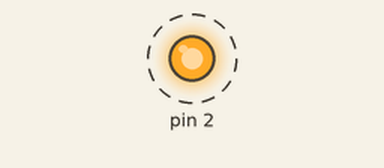
Bench run of a sketch on a simulated Arduino Uno, built with avr-gcc and run on an emulated ATmega328P. Parts: output pins drawn as LEDs (lit = HIGH). Dashed ring = blinking. What the sketch prints to the serial monitor is not drawn.

Above: at 0.5 s.
Timing chart, 0 to 4.6 s (numbered marks = the images above):
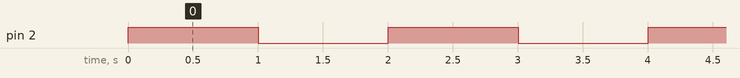

Measured:
- by itself, pin 2: alternates HIGH for 1.0 s and LOW for 1.0 s

The sketch:

03-blinky.ino
```cpp
// Dit is de Blinky applicatie
// Dit is als het ware de "Hello World"
// van microcontroller applicaties.
// We laten hierbij een lichtje (LED) aan en uit
// gaan met een vertraging tussen beide standen.

/////////////////////////////////////////////////////////
// Hier komen onze "globale" variabelen.
// Deze kunnen we overal in onze applicatie gebruiken.
/////////////////////////////////////////////////////////


/////////////////////////////////////////////////////////
// Initialisatie code
// Wordt 1x uitgevoerd bij het opstarten
/////////////////////////////////////////////////////////
void setup() {

  // Instellen van de snelheid waarmee we data naar de computer sturen
  Serial.begin(9600);

  // Configureer D2 als een digitale uitgang
  pinMode(2, OUTPUT);
}

/////////////////////////////////////////////////////////
// Het hoofdprogramma
// Dit wordt telkens opnieuw uitgevoerd
/////////////////////////////////////////////////////////
void loop() {

  Serial.println("We zetten de LED aan");
  digitalWrite(2, HIGH);    // Uitgang aanzetten (HOOG = 5V)
  delay(1000);    // Even wachten (1000ms = 1s)

  Serial.println("We zetten de LED uit");
  digitalWrite(2, LOW);    // Uitgang uitzetten (LAAG = 0V)
  delay(1000);    // Even wachten (1000ms = 1s)

}
```
